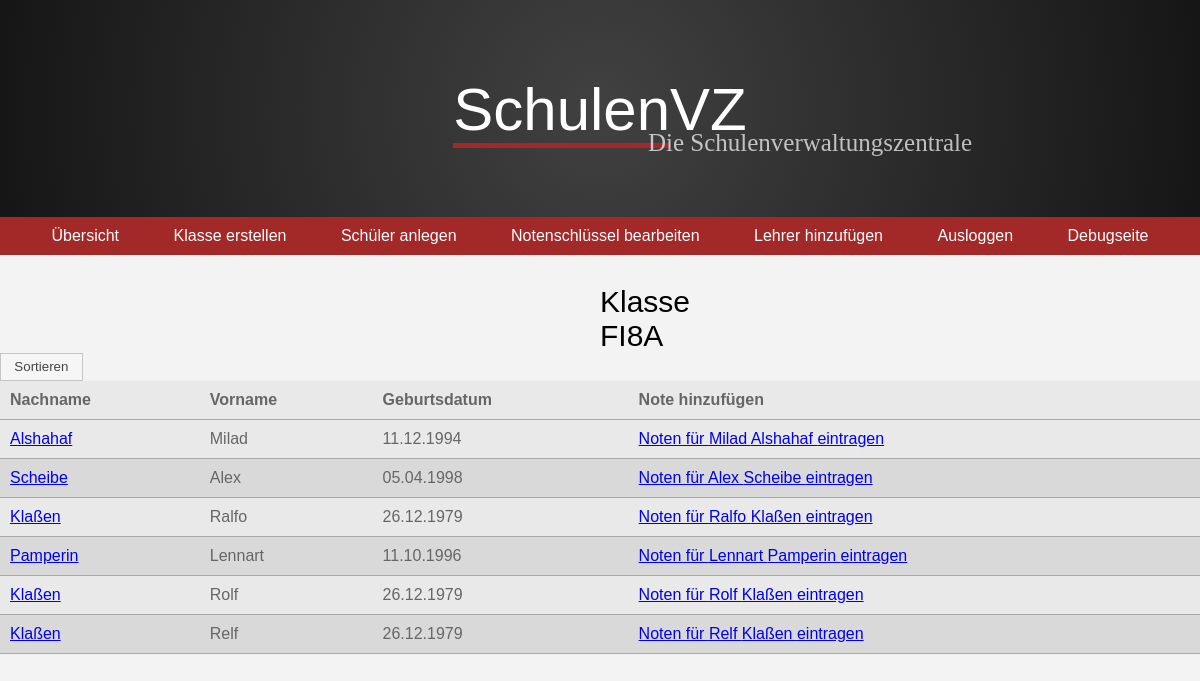
/index.php?id=FI8A (signed in), run on the app's committed database.
### tables this page shows
CREATE TABLE `schueler` (
  `id_Schueler` int(11) NOT NULL,
  `Vorname` varchar(45) NOT NULL,
  `Nachname` varchar(45) NOT NULL,
  `Geburtsdatum` date NOT NULL,
  `Kurs_id_Kurs` int(11) DEFAULT NULL
);

### files_lp/includes/DoublyLinkedList.php (called while the page is built, shortened)
<?php
require_once 'Student.php';
require_once 'Element.php';
class DoublyLinkedList
{
    private $start;
    private $count;
    public function __construct($name, $key, $id)
    {
        $this->start = null;
        $this->count = 0;
    }
    public function add($data)
    {
        $element = new Element($data);
        if ($this->start === null) {
            $this->start = $element;
            $this->count++;
            return;
        }
        $this->count++;
    }
    public function readList()
    {
        $array = array();
        if ($this->count === 0)
        {
            echo "Noch keine Einträge vorhanden.<br>";
        }
        else
        {
            $start = $this->getStart();
            $data = $start->getData();
            for ($i = 0; $i < $this->count; $i++) {
                $array[] = $data;
                $start = $start->getNext();
                if ($start !== null)
                {
                    $data = $start->getData();
                }
                else
                {
                    return $array;
                }
            }
            return $array;
        }
    }
    public function getStart()
    {
        return $this->start;
    }
}

### files_lp/includes/Student.php (called while the page is built, shortened)
<?php
require_once 'Element.php';
require_once 'DoublyLinkedList.php';
class Student
{
    private $firstName;
    private $lastName;
    private $bday;
    private $id;
    public function __construct($id, $firstName, $lastName, $bday, $class)
    {
        $this->id = $id;
        $this->firstName = $firstName;
        $this->lastName = $lastName;
        $this->bday = $bday;
    }
    public function getId()
    {
        return $this->id;
    }
    public function getFirstName()
    {
        return $this->firstName;
    }
    public function getLastName()
    {
        return $this->lastName;
    }
    public function getBday()
    {
        return $this->bday;
    }
    public function getStudentData()
    {
        $data = array();
        $id = $this->getId();
        $first = $this->getFirstName();
        $last = $this->getLastName();
        $bd = $this->getBday();
        array_push($data, $first, $last, $bd, $id);
        return $data;
    }
}

### files_lp/includes/Element.php (called while the page is built, shortened)
<?php
require_once 'Student.php';
require_once 'DoublyLinkedList.php';
class Element
{
    private $next;
    private $data;
    public function __construct(Student $data)
    {
        $this->data = $data;
    }
    public function setNext($element)
    {
        if ($element === null)
        {
            $this->next = null;
        }
        else
        {
            $this->next = $element;
        }
    }
    public function getNext()
    {
        return $this->next;
    }
    public function getData()
    {
        return $this->data->getStudentData();
    }
}

### project_files/Database.php (called while the page is built, shortened)
<?php
abstract class DB {
    public static function convertDate($date) {
        if ($date) {
            return date('d.m.Y', strtotime($date));
        }
        else {
            return NULL;
        }
    }
}

### files_lp/functions/listHelper.php (the view, shortened to what this page needs)
<?php
require_once 'files_lp/includes/DoublyLinkedList.php';
require_once 'files_lp/includes/Element.php';
require_once 'files_lp/includes/Student.php';
require_once 'project_files/Database.php';
function buildList($class)
{
    $PDO = DB::load(DBHOST, DBNAME, DBUSERNAME, DBPASSWORD);
    $search = "SELECT s.id_Schueler, s.Vorname, s.Nachname, s.Geburtsdatum FROM kurs
               LEFT JOIN schueler s on kurs.id_Kurs = s.Kurs_id_Kurs
               WHERE kurs.kursName = ?";
    $pre = $PDO->prepare($search);
    $pre->execute(array($class));
    $test = $pre->fetchAll(PDO::FETCH_ASSOC);
}
function printList($liste, $kurs, $sort = false)
{
    if ($sort == true)
    {
        $sorted = sortList($kurs);
        $array = $sorted->readList();
        $sortVal = 1;
    }
    else
    {
        $array = $liste->readList();
    }
    echo "<tbody id='myTbody'>";
    foreach ($array as $row)
    {
        echo "<tr onclick='makeTrClickableAgain(this)'>";
        echo "<td id='last' class='dontTouchThis'>";
        echo "<a href='grades.php?id=".$row[3]."&class=".$kurs."'>".$row[1]."</a>";
        echo "</td>";
        echo "<td id='first'>";
        echo $row[0];
        echo "</td>";
        echo "<td id='birth'>";
        echo DB::convertDate($row[2]);
        echo "</td>";
        echo "<td class='dontTouchThis'>";
        echo "<a href='newGrade.php?id=".$row[3]."&class=".$kurs."'>Noten für ".$row[0]." ".$row[1]." eintragen</a>";
        echo "</td>";
        echo "</tr>";
    }
    echo "</tbody>";
}

### files_lp/styles/styles.css (style rules this page uses)
body { background-color: var(--backgroundColor); font-family: var(--mainFont); margin: 0; padding: 0; }
td, th { padding: 10px; color: #666; }
tr { border-bottom: 1px solid var(--tableBorders); }
tr:nth-child(even) { background-color: var(--softerMainColor); }
tr:nth-child(odd):not(.tableHead) { background-color: var(--softMainColor); }

### data on the page
schueler: Nachname "Alshahaf", Vorname "Milad", Geburtsdatum "11.12.1994"
schueler: Nachname "Scheibe", Vorname "Alex", Geburtsdatum "05.04.1998"
schueler: Nachname "Klaßen", Vorname "Ralfo", Geburtsdatum "26.12.1979"
schueler: Nachname "Pamperin", Vorname "Lennart", Geburtsdatum "11.10.1996"
schueler: Nachname "Klaßen", Vorname "Rolf", Geburtsdatum "26.12.1979"
schueler: Nachname "Klaßen", Vorname "Relf", Geburtsdatum "26.12.1979"

### other printed values
$kurs "FI8A"
